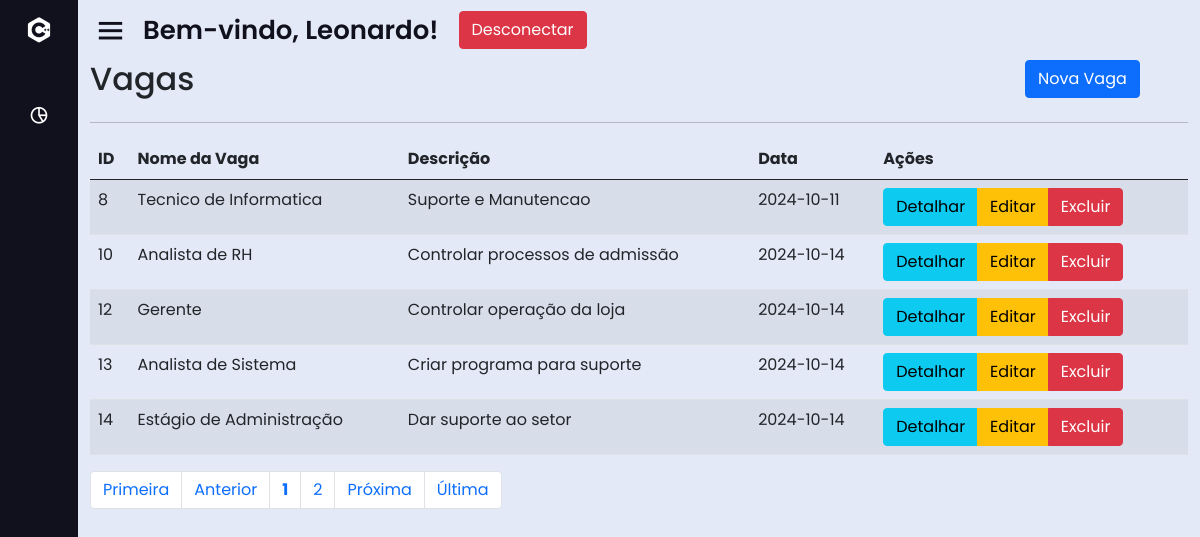
Screenshot of /dash.php?page=lista_vaga&msg=5 (signed in) with the database file from the repository.
### tables this page shows
CREATE TABLE IF NOT EXISTS `vaga` (
  `id` int(10) unsigned NOT NULL AUTO_INCREMENT,
  `nome` varchar(50) NOT NULL,
  `descricao` varchar(50) NOT NULL DEFAULT '',
  `data` date NOT NULL,
  PRIMARY KEY (`id`) USING BTREE
);

### sis/vaga/lista_vaga.php (the view, shortened to what this page needs)
<div id="main" class="container-fluid">
	<div id="top" class="row">
		<div class="col-md-10">
			<h2>Vagas</h2>
		</div>
		<div class="col-md-2">
			<a href="?page=fadd_vaga" class="btn btn-primary pull-right h2">Nova Vaga</a>
		</div>
	</div>
	<hr/>
		<div id="list" class="row">
			<div class="table-responsive">
				<?php
					$quantidade = 5;
					$pagina = (isset($_GET['pagina'])) ? (int)$_GET['pagina'] : 1;
					$inicio = ($quantidade * $pagina) - $quantidade;
					$data_all = mysqli_query($con, "select * from vaga order by id asc limit $inicio, $quantidade;") or die(mysqli_error());
					echo "<table class='table table-striped' cellspacing='0' cellpading='0'>";
					echo "<thead><tr>";
					echo "<td><strong>ID</strong></td>";
					echo "<td><strong>Nome da Vaga</strong></td>";
					echo "<td class='d-none d-md-table-cell'><strong>Descrição</strong></td>";
					echo "<td class='d-none d-md-table-cell'><strong>Data</strong></td>";
					echo "<td class='actions'><strong>Ações</strong></td>";
					echo "</tr></thead><tbody>";
					while($info = mysqli_fetch_array($data_all)){
						echo "<tr>";
						echo "<td>".$info['id']."</td>";
						echo "<td>".$info['nome']."</td>";
						echo "<td class='d-none d-md-table-cell'>".$info['descricao']." </td>";
						echo "<td class='d-none d-md-table-cell'>".$info['data']."</td>";
						echo "<td><div class='btn-group btn-group-xs'>";
						echo "<a class='btn btn-info btn-xs' href=?page=view_vaga&id=".$info['id']."> Detalhar </a>";
						echo "<a class='btn btn-warning btn-xs' href=?page=fedita_vaga&id=".$info['id']."> Editar </a>";
						echo "<a class='btn btn-danger btn-xs' href=?page=excluir_vaga&id=".$info['id']."> Excluir </a>";
					}
					echo "</tr></tbody></table>";
				?>
			</div>
		</div>
		<div id="bottom" class="row">
			<div class="col-md-12">
				<?php
					$sqlTotal 		= "select id from vaga;";
					$qrTotal  		= mysqli_query($con, $sqlTotal) or die (mysqli_error());
					$numTotal 		= mysqli_num_rows($qrTotal);
					$totalpagina = (ceil($numTotal/$quantidade)<=0) ? 1 : ceil($numTotal/$quantidade);
					$exibir = 3;
					$anterior = (($pagina-1) <= 0) ? 1 : $pagina - 1;
					$posterior = (($pagina+1) >= $totalpagina) ? $totalpagina : $pagina+1;
					echo "<ul class='pagination'>";
					echo "<li class='page-item'><a class='page-link' href='?page=lista_vaga&pagina=1'> Primeira</a></li> ";
					echo "<li class='page-item'><a class='page-link' href=\"?page=lista_vaga&pagina=$anterior\"> Anterior</a></li> ";
					echo "<li class='page-item'><a class='page-link' href='?page=lista_vaga&pagina=".$pagina."'><strong>".$pagina."</strong></a></li> ";
					for($i = $pagina+1; $i < $pagina+$exibir; $i++){
						if($i <= $totalpagina)
						echo "<li class='page-item'><a class='page-link' href='?page=lista_vaga&pagina=".$i."'> ".$i." </a></li> ";
					}
					echo "<li class='page-item'><a class='page-link' href=\"?page=lista_vaga&pagina=$posterior\"> Pr&oacute;xima</a></li> ";
					echo "<li class='page-item'><a class='page-link' href=\"?page=lista_vaga&pagina=$totalpagina\"> &Uacute;ltima</a></li></ul>";
				?>
			</div>
		</div>
</div>

### css/style.css (style rules this page uses)
* { margin: 0; padding: 0; box-sizing: border-box; font-family: 'Poppins', sans-serif; }

### rows the page displays
vaga: id "8", nome "Tecnico de Informatica", descricao "Suporte e Manutencao", data "2024-10-11"
vaga: id "10", nome "Analista de RH", descricao "Controlar processos de admissão", data "2024-10-14"
vaga: id "12", nome "Gerente", descricao "Controlar operação da loja", data "2024-10-14"
vaga: id "13", nome "Analista de Sistema", descricao "Criar programa para suporte", data "2024-10-14"
vaga: id "14", nome "Estágio de Administração", descricao "Dar suporte ao setor", data "2024-10-14"

### other values shown
$_SESSION['UsuarioNome'] "Leonardo"
$pagina "1"
